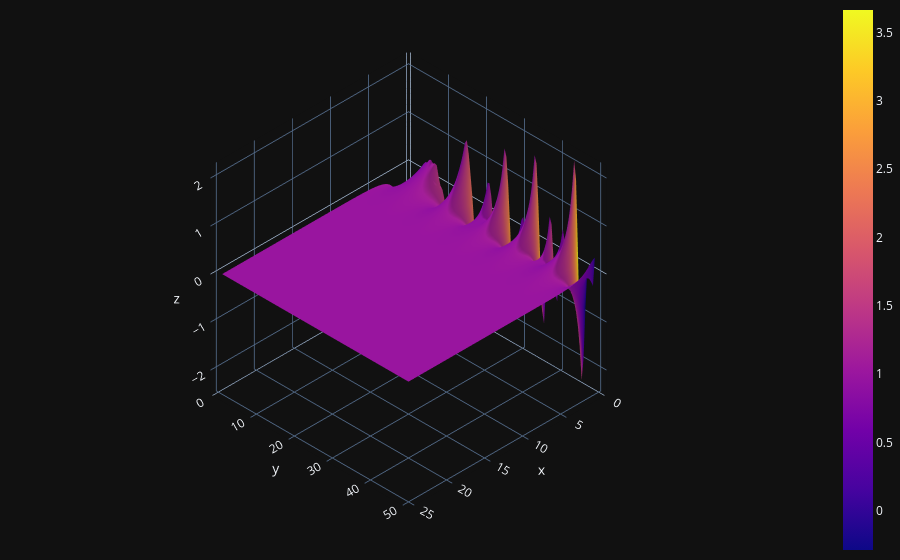

Notebook code for this chart:
### Code cell
import plotly.graph_objects as go
X = np.linspace(0.5,25, 100)
Y = np.linspace(1,50, 100)

X,Y = np.meshgrid(X,Y)
S = X+Y*1j
#Z=(1/(1-2**(1-X-Y*1j)))
Z=Eta(S)*(1/(1-2**(1-S)))

fig = (go.Figure(data=[go.Surface(z=np.imag(Z), x=X, y=Y, surfacecolor=np.real(Z))]))

fig.update_layout(template= "plotly_dark", margin=dict(l=0, r=0, b=0, t=0))
fig.layout.scene.camera.projection.type = "orthographic"
fig.show()

### Figure 1 — Plotly figure (JSON) as saved in the notebook; plotly's stock layout.template omitted (floating-point values rounded to 4 significant figures; data arrays with more than 128 entries replaced by an {"elided": "..."} marker saying what was removed)
{"data": [{"surfacecolor": {"elided": "100x100 float values"}, "type": "surface", "x": {"elided": "100x100 float values"}, "y": {"elided": "100x100 float values"}, "z": {"elided": "100x100 float values"}}], "layout": {"margin": {"b": 0, "l": 0, "r": 0, "t": 0}, "scene": {"camera": {"projection": {"type": "orthographic"}}}}}
